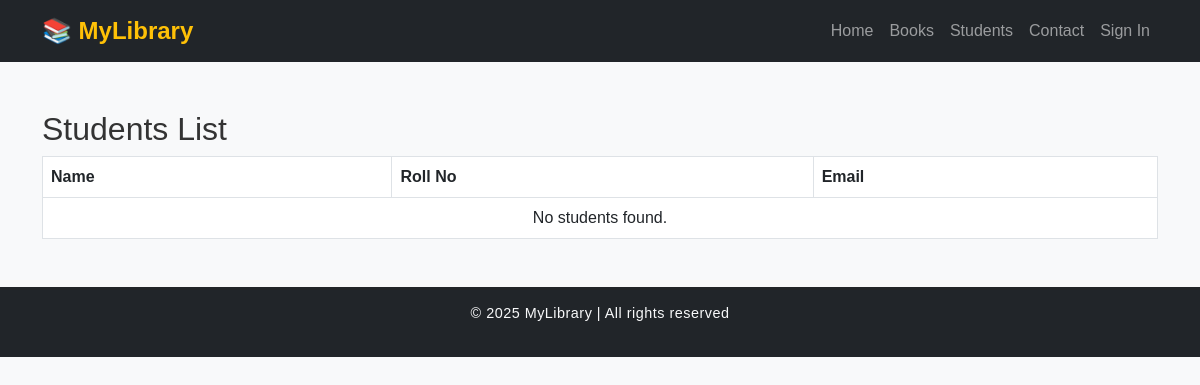
/students/, run on an earlier commit of the app's database.
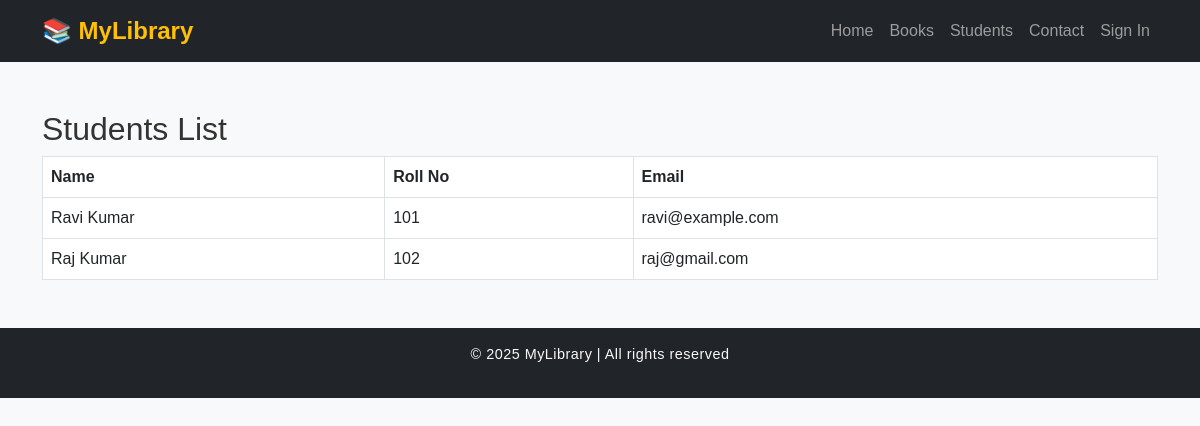
And on a later commit of the database.
### library/models.py (models this page shows, shortened)
class Student(models.Model):
    name = models.CharField(max_length=100)
    roll_no = models.CharField(max_length=20, null=True, blank=True)
    department = models.CharField(max_length=100)
    year = models.IntegerField()
    email = models.EmailField()

### library/views.py (the view)
# urls.py: path('students/', views.students, name="students"),
def students(request):
    students = Student.objects.all()
    return render(request, "library/students.html", {"students": students})

### library/templates/library/students.html (shortened to what this page needs)
{% extends "library/base.html" %}
{% block content %}
<div class="container mt-5">
  <h2>Students List</h2>
  <table class="table table-bordered">
    <thead>
      <tr>
        <th>Name</th>
        <th>Roll No</th>
        <th>Email</th>
      </tr>
    </thead>
    <tbody>
      {% for student in students %}
      <tr>
        <td>{{ student.name }}</td>
        <td>{{ student.roll_no }}</td>
        <td>{{ student.email }}</td>
      </tr>
      {% empty %}
      <tr>
        <td colspan="3" class="text-center">No students found.</td>
      </tr>
      {% endfor %}
    </tbody>
  </table>
</div>
{% endblock %}

What changed in the data, as far as the page shows it:
added Student: name "Ravi Kumar", roll_no "101", email "ravi@example.com"
added Student: name "Raj Kumar", roll_no "102", email "raj@gmail.com"
Also different on the page:
text no longer shown: "No students found."
